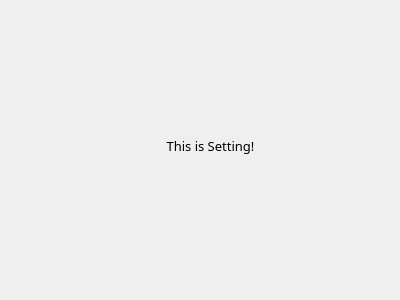
<?xml version="1.0" encoding="UTF-8"?>
<ui version="4.0">
 <class>SettingPage</class>
 <widget class="QWidget" name="SettingPage">
  <property name="geometry">
   <rect>
    <x>0</x>
    <y>0</y>
    <width>400</width>
    <height>300</height>
   </rect>
  </property>
  <property name="windowTitle">
   <string>Form</string>
  </property>
  <widget class="QLabel" name="welcomeText">
   <property name="geometry">
    <rect>
     <x>30</x>
     <y>110</y>
     <width>361</width>
     <height>71</height>
    </rect>
   </property>
   <property name="font">
    <font>
     <family>微软雅黑</family>
     <pointsize>10</pointsize>
    </font>
   </property>
   <property name="text">
    <string>This is Setting!</string>
   </property>
   <property name="alignment">
    <set>Qt::AlignCenter</set>
   </property>
   <property name="wordWrap">
    <bool>true</bool>
   </property>
  </widget>
 </widget>
 <resources/>
 <connections/>
</ui>
